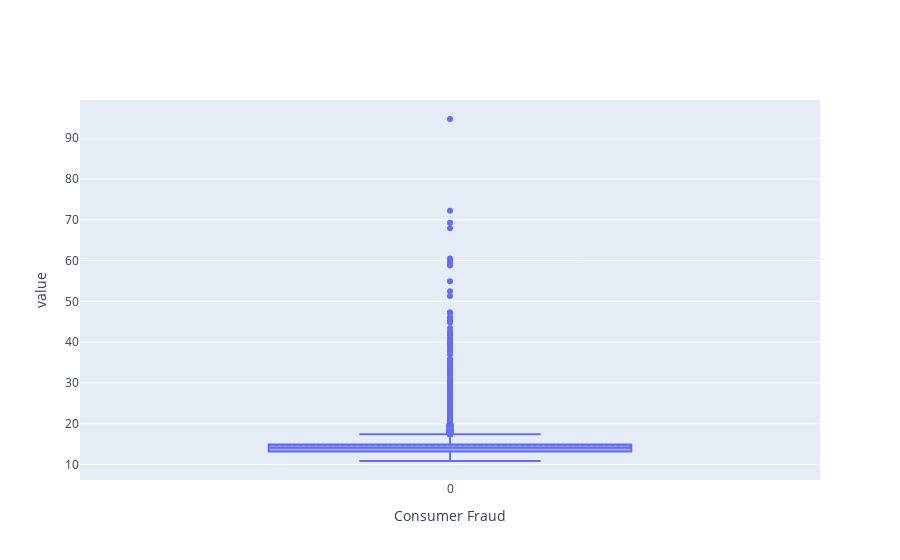

Source (notebook cell):
### Code cell
pdf['Consumer Fraud'].plot.box()

### Figure 1 — Plotly figure (JSON) as saved in the notebook; plotly's stock layout.template omitted (floating-point values rounded to 4 significant figures; data arrays with more than 128 entries replaced by an {"elided": "..."} marker saying what was removed)
{"data": [{"boxpoints": "suspectedoutliers", "lowerfence": [10.84], "mean": [14.73], "median": [14.12], "name": "Consumer Fraud", "notched": false, "q1": [13.19], "q3": [14.87], "type": "box", "upperfence": [17.38], "y": {"elided": "1x207 float values"}}], "layout": {"xaxis": {"title": {"text": "Consumer Fraud"}}, "yaxis": {"title": {"text": "value"}}}}
